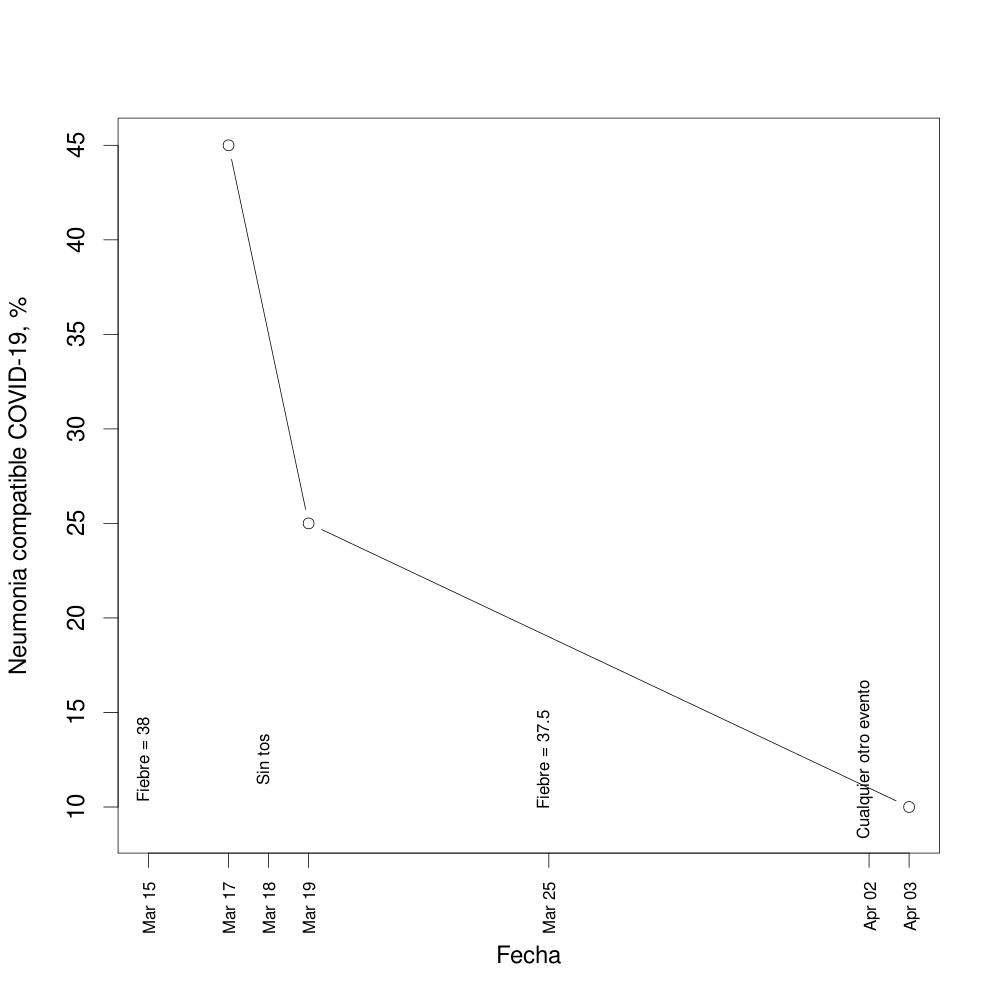

R code for this plot:
library(dplyr)
library(lubridate)
time_data <- read.csv("example-timeline-data.csv", header = TRUE)
as.POSIXct(time_data[, "Fecha"], tz = Sys.timezone())
classif_data <- data.frame(Fecha = c("17/03/2020", "19/03/2020", "03/04/2020"),
                           Sano = c(60, 50, 30),
                           Covid = c(15, 25, 40))

d1 <- dplyr::full_join(time_data, classif_data, by = "Fecha")
d2 <- d1
d2$Fecha <- as.POSIXct(d2[, "Fecha"], tz = Sys.timezone())
d2$Fecha2 <- lubridate::dmy(d2$Fecha)
d3 <- dplyr::arrange(d2, Fecha2)
d3$Fecha3 <- as.Date(d3$Fecha2, "%Y-%m-%d")

dyd <- 0.9 ## stretch downwards
d4 <- d3[!is.na(d3$Covid), ]

png(file = "example-output-1.png", width = 1000, height = 1000)
par(cex = 2)
plot(Covid ~ Fecha2, data = d4, type = "b", xaxt = "n",
     xlab = "Fecha", ylab = "Neumonia compatible COVID-19, %",
     xlim = c(min(d3$Fecha2), max(d3$Fecha2)),
     ylim = c(dyd * min(Covid), max(Covid)))
axis(1, d3$Fecha2, format(d3$Fecha2, "%b %d"), cex.axis = .7, las = 2)
d5 <- d3[!is.na(d3$Evento), ]
text(d5$Fecha2,
     min(d3$Covid, na.rm = TRUE),
     ##0.5 * (max(d3$Covid, na.rm = TRUE) + min(d3$Covid, na.rm = TRUE)),
     labels = d5$Evento,
     srt = 90,
     # pos = 3,
     # adj = c(0.5, 1),
     cex = 0.7)
dev.off()

